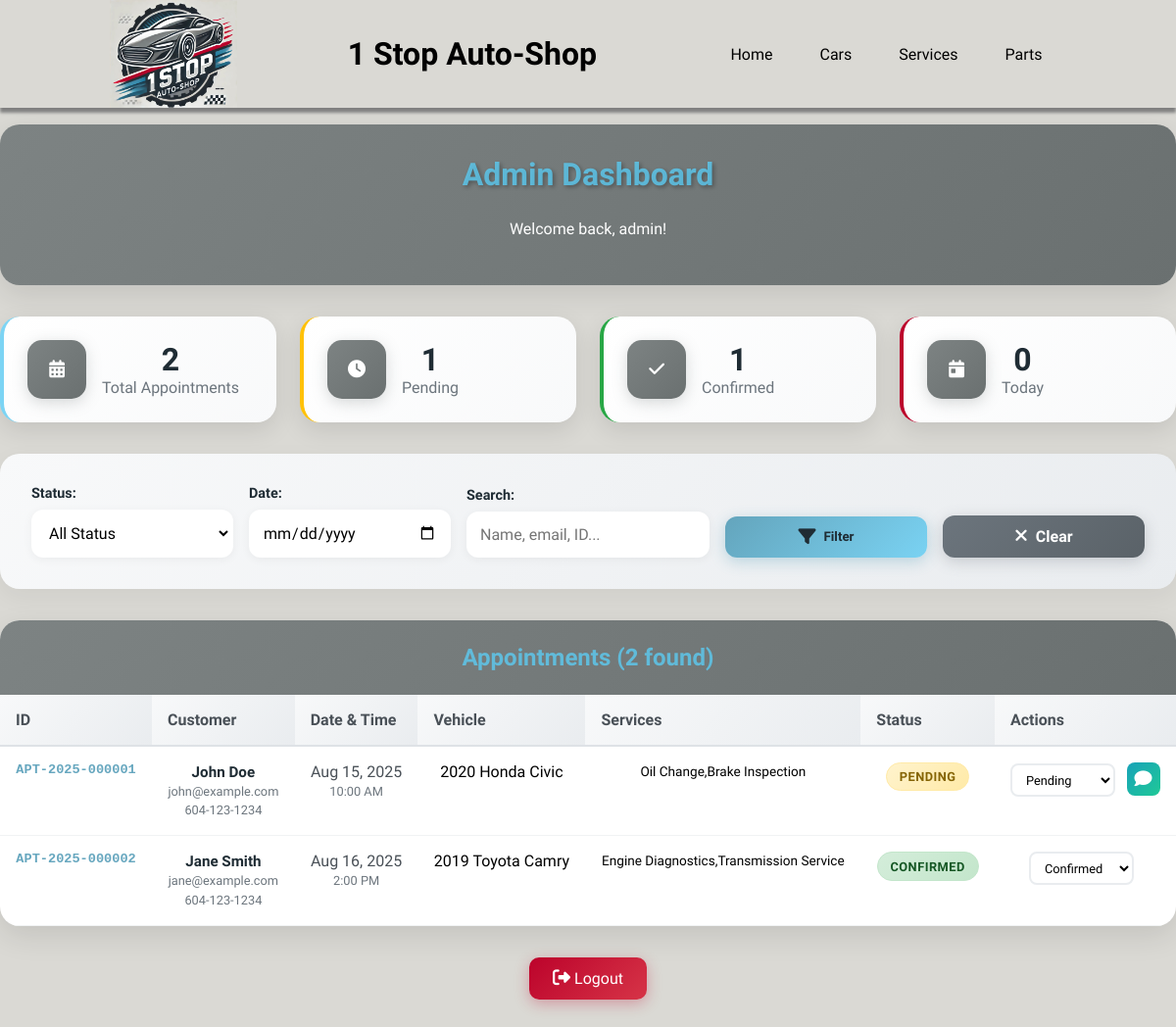
/dashboard.php (signed in), run on the app's committed database.
### tables this page shows
CREATE TABLE appointments (
  id INT AUTO_INCREMENT PRIMARY KEY,
  appointment_id VARCHAR(20) NOT NULL UNIQUE,
  name VARCHAR(100) NOT NULL,
  email VARCHAR(150) NOT NULL,
  phone VARCHAR(20) NOT NULL,
  appointment_date DATE NOT NULL,
  appointment_time TIME NOT NULL,
  services TEXT NOT NULL,
  vehicle_year INT NOT NULL,
  vehicle_make VARCHAR(50) NOT NULL,
  vehicle_model VARCHAR(50) NOT NULL,
  comments TEXT,
  status ENUM('pending', 'confirmed', 'completed', 'cancelled') DEFAULT 'pending',
  created_at TIMESTAMP DEFAULT CURRENT_TIMESTAMP,
  updated_at TIMESTAMP DEFAULT CURRENT_TIMESTAMP ON UPDATE CURRENT_TIMESTAMP
);

### dashboard.php (the view, shortened to what this page needs)
<?php
$username = $_SESSION['username'];
$status_filter = $_GET['status'] ?? '';
$date_filter = $_GET['date'] ?? '';
$search = $_GET['search'] ?? '';
$pdo = db_connect();
$sql = "SELECT * FROM appointments WHERE 1=1";
$params = [];
$sql .= " ORDER BY created_at DESC";
$stmt = $pdo->prepare($sql);
$stmt->execute($params);
$appointments = $stmt->fetchAll();
$total_count = $pdo->query("SELECT COUNT(*) FROM appointments")->fetchColumn();
$pending_count = $pdo->query("SELECT COUNT(*) FROM appointments WHERE status = 'pending'")->fetchColumn();
$confirmed_count = $pdo->query("SELECT COUNT(*) FROM appointments WHERE status = 'confirmed'")->fetchColumn();
$today_count = $pdo->query("SELECT COUNT(*) FROM appointments WHERE appointment_date = CURDATE()")->fetchColumn();
function format_services($services) {
    $decoded = json_decode($services, true);
    return $services;
}
function get_status_class($status) {
    switch ($status) {
        case 'pending': return 'status-pending';
        case 'confirmed': return 'status-confirmed';
    }
}
?>
<!DOCTYPE html>
<html lang="en">
<head>
    <link rel="stylesheet" href="styles.css">
    <link rel="stylesheet" href="dashboard.css">
</head>
<header class="fixed">
    <div class="logoAndBar">
        <img src="./images/logo.jpg" alt="logo" style="width: 130px; height: 110px;">
        <h1 class="headName">1 Stop Auto-Shop</h1>
        <div class="desktopBars">
            <ul>
                <li class="hideOnMobile"><a href="index.html">Home</a></li>
                <li class="hideOnMobile"><a href="cars.html">Cars</a></li>
                <li class="hideOnMobile"><a href="index.html#Services">Services</a></li>
                <li class="hideOnMobile"><a href="parts.html">Parts</a></li>
            </ul>
        </div>
    </div>
</header>
<body>
<br><br><br><br><br>
<div class="dashboard-content">
    <div class="welcome-box">
        <h2>Admin Dashboard</h2>
        <p>Welcome back, <?php echo $username; ?>!</p>
    </div>
    <div class="stats-container">
        <div class="stat-card total">
            <div class="stat-icon"><i class="fa-solid fa-calendar-days"></i></div>
            <div class="stat-info">
                <h3><?php echo $total_count; ?></h3>
                <p>Total Appointments</p>
            </div>
        </div>
        <div class="stat-card pending">
            <div class="stat-icon"><i class="fa-solid fa-clock"></i></div>
            <div class="stat-info">
                <h3><?php echo $pending_count; ?></h3>
                <p>Pending</p>
            </div>
        </div>
        <div class="stat-card confirmed">
            <div class="stat-icon"><i class="fa-solid fa-check"></i></div>
            <div class="stat-info">
                <h3><?php echo $confirmed_count; ?></h3>
                <p>Confirmed</p>
            </div>
        </div>
        <div class="stat-card today">
            <div class="stat-icon"><i class="fa-solid fa-calendar-day"></i></div>
            <div class="stat-info">
                <h3><?php echo $today_count; ?></h3>
                <p>Today</p>
            </div>
        </div>
    </div>
    <div class="filters-container">
        <form method="GET" class="filters-form">
            <div class="filter-group">
                <label for="status">Status:</label>
                <select name="status" id="status">
                    <option value="all" <?php echo ($status_filter == 'all' || $status_filter == '') ? 'selected' : ''; ?>>All Status</option>
                </select>
            </div>
            <div class="filter-group">
                <label for="date">Date:</label>
                <input type="date" name="date" id="date" value="<?php echo $date_filter; ?>">
            </div>
            <div class="filter-group">
                <label for="search">Search:</label>
                <input type="text" name="search" id="search" placeholder="Name, email, ID..." value="<?php echo $search; ?>">
            </div>
            <button type="submit" class="filter-btn">
                <i class="fa-solid fa-filter"></i> Filter
            </button>
            <a href="dashboard.php" class="clear-btn">
                <i class="fa-solid fa-times"></i> Clear
            </a>
        </form>
    </div>
    <div class="appointments-container">
        <h3>Appointments (<?php echo count($appointments); ?> found)</h3>
        <?php if (count($appointments) == 0): ?>
            <div class="no-appointments">
                <i class="fa-solid fa-calendar-xmark"></i>
                <h4>No appointments found</h4>
                <p>Try adjusting your filters or check back later for new appointments.</p>
            </div>
        <?php else: ?>
            <div class="appointments-table-container">
                <table class="appointments-table">
                    <thead>
                        <tr>
                            <th>ID</th>
                            <th>Customer</th>
                            <th>Date & Time</th>
                            <th>Vehicle</th>
                            <th>Services</th>
                            <th>Status</th>
                            <th>Actions</th>
                        </tr>
                    </thead>
                    <tbody>
                        <?php foreach ($appointments as $appointment): ?>
                            <tr>
                                <td class="appointment-id"><?php echo $appointment['appointment_id']; ?></td>
                                <td>
                                    <div class="customer-info">
                                        <strong><?php echo $appointment['name']; ?></strong><br>
                                        <small><?php echo $appointment['email']; ?></small><br>
                                        <small><?php echo $appointment['phone']; ?></small>
                                    </div>
                                </td>
                                <td>
                                    <div class="datetime-info">
                                        <?php echo date('M j, Y', strtotime($appointment['appointment_date'])); ?><br>
                                        <small><?php echo date('g:i A', strtotime($appointment['appointment_time'])); ?></small>
                                    </div>
                                </td>
                                <td>
                                    <?php echo $appointment['vehicle_year'] . ' ' . $appointment['vehicle_make'] . ' ' . $appointment['vehicle_model']; ?>
                                </td>
                                <td class="services-cell">
                                    <?php echo format_services($appointment['services']); ?>
                                </td>
                                <td>
                                    <span class="status-badge <?php echo get_status_class($appointment['status']); ?>">
                                        <?php echo ucfirst($appointment['status']); ?>
                                    </span>
                                </td>
                                <td class="actions-cell">
                                    <form method="POST" class="status-form">
                                        <select name="status" onchange="this.form.submit()">
                                            <option value="pending" <?php echo ($appointment['status'] == 'pending') ? 'selected' : ''; ?>>Pending</option>
                                            <option value="confirmed" <?php echo ($appointment['status'] == 'confirmed') ? 'selected' : ''; ?>>Confirmed</option>
                                        </select>
                                    </form>
                                    <?php if (!empty($appointment['comments'])): ?>
                                        <button class="view-comments-btn" onclick="showComments('<?php echo addslashes($appointment['comments']); ?>')">
                                            <i class="fa-solid fa-comment"></i>
                                        </button>
                                    <?php endif; ?>
                                </td>
                            </tr>
                        <?php endforeach; ?>
                    </tbody>
                </table>
            </div>
        <?php endif; ?>
    </div>
</div>
<div class="logOut" style="display: flex; justify-content: center; margin: 2rem;">
    <a href="logout.php" class="logout-btn"><i class="fa-solid fa-sign-out-alt"></i> Logout</a>
</div>
</body>
</html>

### styles.css (style rules this page uses)
html { scroll-behavior: smooth; }
body { margin: auto; font-family: "Kanit"; background-color: rgb(218,217,212); }
h1 { display: flex; align-items: center; }
.logoAndBar { display: flex; flex-direction: row; justify-content: space-evenly; box-shadow: 0px 5px 3px grey; }
.fixed { position: fixed; top: 0; right: 0; left: 0; background-color: rgb(218,217,212); z-index: 1; }
i { font-size: large; }
.desktopBars { display: flex; align-items: center; }
.desktopBars ul { display: flex; padding: 0; }
.desktopBars li { list-style-type: none; }
.desktopBars a { text-decoration: none; color: black; padding: 1rem; margin: 0.5rem; }
.desktopBars { display: none; }
@media all and (min-width:768px) { .desktopBars { display: flex; } }

### data on the page
appointments: appointment "APT-2025-000001", name "John Doe", email "john@example.com", phone "604-123-1234", appointment_date "Aug 15, 2025", appointment_time "10:00 AM", vehicle_year "2020", vehicle_make "Honda", vehicle_model "Civic", services "Oil Change,Brake Inspection", status "PENDING", status "Pending"
appointments: appointment "APT-2025-000002", name "Jane Smith", email "jane@example.com", phone "604-123-1234", appointment_date "Aug 16, 2025", appointment_time "2:00 PM", vehicle_year "2019", vehicle_make "Toyota", vehicle_model "Camry", services "Engine Diagnostics,Transmission Service", status "CONFIRMED", status "Confirmed"

### other printed values
$username "admin"
$total_count "2"
$pending_count "1"
$confirmed_count "1"
$today_count "0"
count($appointments) "2"
